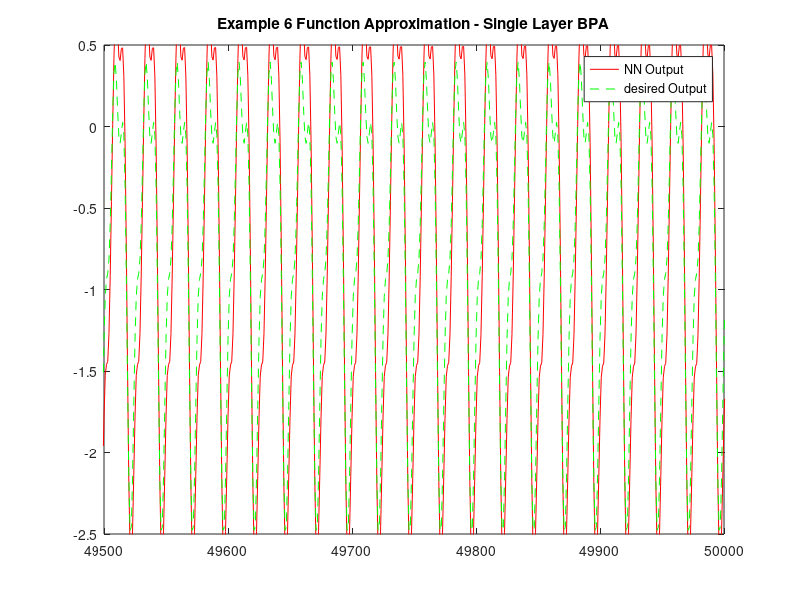

This chart was generated by the following MATLAB code:
clc;
close all;
clear all;
a = 2; b =1;
m0 = 1;
m1 = 20;
m2 = 1;
w1 = rand(m1,m0+1);%20 x 2
w2 = rand(m2,m1+1);%10 x 21
eta1=0.01;
yp=0;
yp_hat=0;

for k = 1:50000
    
   
   u_k=sin(2*pi*k/25);
   x_k = [1;u_k];
    v1 = w1*x_k;% 5*1
    
    %FORWARD PASS
    
    phi_v1 = a*tanh(b*v1);
    y1_k = [1 ; phi_v1];
    v2 = w2*y1_k;
    phi_v2 = v2; %linear activation function
    y2_k = v2;
    N_u(k)=y2_k;
    f_u(k)=(u_k-0.8).*u_k.*(u_k+0.5);
    yp=[yp;0.8*yp(end)+f_u(k)];
    yp_hat=[yp_hat;0.8*yp_hat(end)+N_u(k)];
    
    e_k=yp(end)-yp_hat(end);
        
    phi_v2_diff = 1;
    phi_v1_diff = a*(1-phi_v1.^2);
    
    %BACKWARD PASS
    
    delta2 = e_k.*phi_v2_diff;
    delta_w2 = eta1*delta2*(y1_k)';
    delta1 = (w2(2:length(w2))'.*delta2).*(phi_v1_diff);
    delta_w1 = eta1*delta1*(x_k)';
    
    %WEIGHT UPDATION
    
    w1 = w1+delta_w1;
    w2 = w2+delta_w2;
end

figure;
K=1:50001;
plot(K,yp_hat,'-r',K,yp,'--g');
legend('NN Output', 'desired Output');
title('Example 6 Function Approximation - Single Layer BPA');
axis([49500 50000 -2.5 0.5]);
g=var(yp(3:end)-yp_hat(3:end));
h=var(yp(3:end));
perf=(1-(g/h))*100;
disp(perf)
mse = sum((yp(3:end)-yp_hat(3:end)).^2)/(length(yp_hat(3:end)));
disp(mse);

